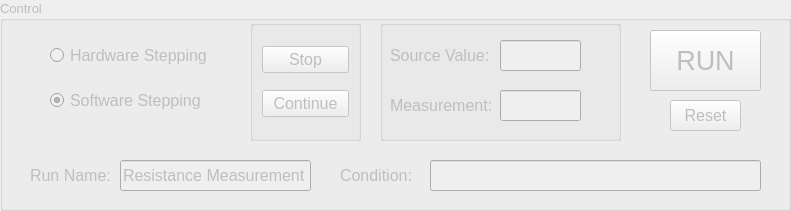
         <widget class="QGroupBox" name="groupBox_3">
          <property name="enabled">
           <bool>false</bool>
          </property>
          <property name="geometry">
           <rect>
            <x>10</x>
            <y>380</y>
            <width>791</width>
            <height>211</height>
           </rect>
          </property>
          <property name="font">
           <font>
            <pointsize>10</pointsize>
           </font>
          </property>
          <property name="title">
           <string>Control </string>
          </property>
          <widget class="QGroupBox" name="groupBox_stop_continue">
           <property name="enabled">
            <bool>false</bool>
           </property>
           <property name="geometry">
            <rect>
             <x>250</x>
             <y>20</y>
             <width>111</width>
             <height>121</height>
            </rect>
           </property>
           <property name="title">
            <string/>
           </property>
           <layout class="QVBoxLayout" name="verticalLayout">
            <item>
             <widget class="QPushButton" name="pushButton_Stop">
              <property name="font">
               <font>
                <pointsize>12</pointsize>
               </font>
              </property>
              <property name="text">
               <string>Stop</string>
              </property>
             </widget>
            </item>
            <item>
             <widget class="QPushButton" name="pushButton_Continue">
              <property name="font">
               <font>
                <pointsize>12</pointsize>
               </font>
              </property>
              <property name="text">
               <string>Continue</string>
              </property>
             </widget>
            </item>
           </layout>
          </widget>
          <widget class="QGroupBox" name="groupBox_source">
           <property name="enabled">
            <bool>false</bool>
           </property>
           <property name="geometry">
            <rect>
             <x>380</x>
             <y>20</y>
             <width>241</width>
             <height>121</height>
            </rect>
           </property>
           <property name="title">
            <string/>
           </property>
           <widget class="QLineEdit" name="lineEdit_source">
            <property name="geometry">
             <rect>
              <x>120</x>
              <y>20</y>
              <width>81</width>
              <height>31</height>
             </rect>
            </property>
            <property name="font">
             <font>
              <pointsize>12</pointsize>
             </font>
            </property>
           </widget>
           <widget class="QLabel" name="label_18">
            <property name="geometry">
             <rect>
              <x>10</x>
              <y>20</y>
              <width>111</width>
              <height>31</height>
             </rect>
            </property>
            <property name="font">
             <font>
              <pointsize>12</pointsize>
             </font>
            </property>
            <property name="text">
             <string>Source Value:</string>
            </property>
           </widget>
           <widget class="QLabel" name="label_source_unit">
            <property name="geometry">
             <rect>
              <x>210</x>
              <y>20</y>
              <width>31</width>
              <height>31</height>
             </rect>
            </property>
            <property name="font">
             <font>
              <pointsize>12</pointsize>
             </font>
            </property>
            <property name="text">
             <string/>
            </property>
           </widget>
           <widget class="QLabel" name="label_19">
            <property name="geometry">
             <rect>
              <x>10</x>
              <y>70</y>
              <width>111</width>
              <height>31</height>
             </rect>
            </property>
            <property name="font">
             <font>
              <pointsize>12</pointsize>
             </font>
            </property>
            <property name="text">
             <string>Measurement:</string>
            </property>
           </widget>
           <widget class="QLineEdit" name="lineEdit_measurement">
            <property name="geometry">
             <rect>
              <x>120</x>
              <y>70</y>
              <width>81</width>
              <height>31</height>
             </rect>
            </property>
            <property name="font">
             <font>
              <pointsize>12</pointsize>
             </font>
            </property>
           </widget>
           <widget class="QLabel" name="label_measurement_unit">
            <property name="geometry">
             <rect>
              <x>210</x>
              <y>70</y>
              <width>31</width>
              <height>31</height>
             </rect>
            </property>
            <property name="font">
             <font>
              <pointsize>12</pointsize>
             </font>
            </property>
            <property name="text">
             <string/>
            </property>
           </widget>
          </widget>
          <widget class="QPushButton" name="pushButton_run">
           <property name="geometry">
            <rect>
             <x>650</x>
             <y>30</y>
             <width>111</width>
             <height>61</height>
            </rect>
           </property>
           <property name="font">
            <font>
             <pointsize>20</pointsize>
            </font>
           </property>
           <property name="text">
            <string>RUN</string>
           </property>
          </widget>
          <widget class="QLabel" name="label_11">
           <property name="geometry">
            <rect>
             <x>340</x>
             <y>160</y>
             <width>81</width>
             <height>31</height>
            </rect>
           </property>
           <property name="font">
            <font>
             <pointsize>12</pointsize>
            </font>
           </property>
           <property name="text">
            <string>Condition:</string>
           </property>
          </widget>
          <widget class="QLineEdit" name="lineEdit_condition">
           <property name="geometry">
            <rect>
             <x>430</x>
             <y>160</y>
             <width>331</width>
             <height>31</height>
            </rect>
           </property>
           <property name="font">
            <font>
             <pointsize>11</pointsize>
            </font>
           </property>
          </widget>
          <widget class="QLabel" name="label_39">
           <property name="geometry">
            <rect>
             <x>30</x>
             <y>160</y>
             <width>81</width>
             <height>31</height>
            </rect>
           </property>
           <property name="font">
            <font>
             <pointsize>12</pointsize>
            </font>
           </property>
           <property name="text">
            <string>Run Name:</string>
           </property>
          </widget>
          <widget class="QLineEdit" name="lineEdit_run_name">
           <property name="geometry">
            <rect>
             <x>120</x>
             <y>160</y>
             <width>191</width>
             <height>31</height>
            </rect>
           </property>
           <property name="font">
            <font>
             <pointsize>12</pointsize>
            </font>
           </property>
           <property name="text">
            <string>Resistance Measurement</string>
           </property>
          </widget>
          <widget class="QPushButton" name="pushButton_reset">
           <property name="enabled">
            <bool>false</bool>
           </property>
           <property name="geometry">
            <rect>
             <x>670</x>
             <y>100</y>
             <width>71</width>
             <height>31</height>
            </rect>
           </property>
           <property name="font">
            <font>
             <pointsize>12</pointsize>
            </font>
           </property>
           <property name="text">
            <string>Reset</string>
           </property>
          </widget>
          <widget class="QRadioButton" name="radioButton_hardware">
           <property name="geometry">
            <rect>
             <x>50</x>
             <y>40</y>
             <width>161</width>
             <height>31</height>
            </rect>
           </property>
           <property name="font">
            <font>
             <pointsize>12</pointsize>
            </font>
           </property>
           <property name="text">
            <string>Hardware Stepping</string>
           </property>
           <property name="checked">
            <bool>false</bool>
           </property>
          </widget>
          <widget class="QRadioButton" name="radioButton_software">
           <property name="geometry">
            <rect>
             <x>50</x>
             <y>90</y>
             <width>161</width>
             <height>21</height>
            </rect>
           </property>
           <property name="font">
            <font>
             <pointsize>12</pointsize>
            </font>
           </property>
           <property name="text">
            <string>Software Stepping</string>
           </property>
           <property name="checked">
            <bool>true</bool>
           </property>
          </widget>
         </widget>
